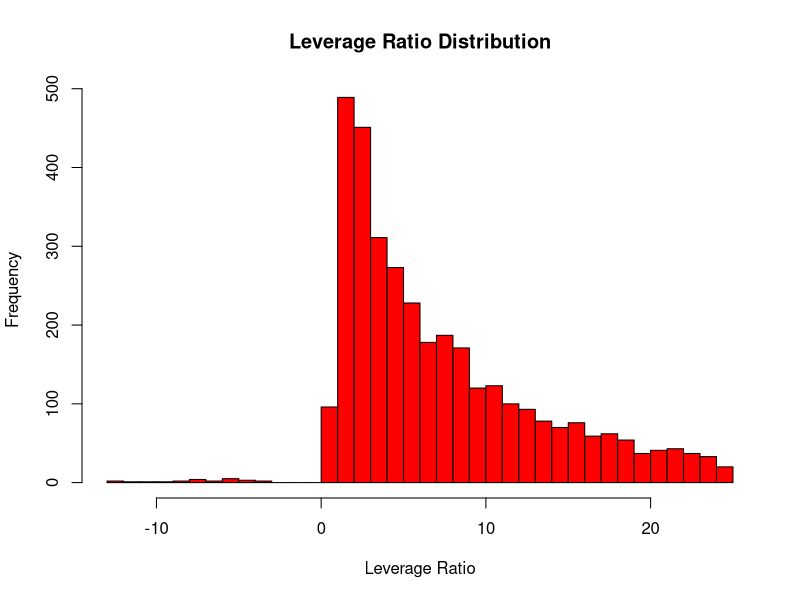
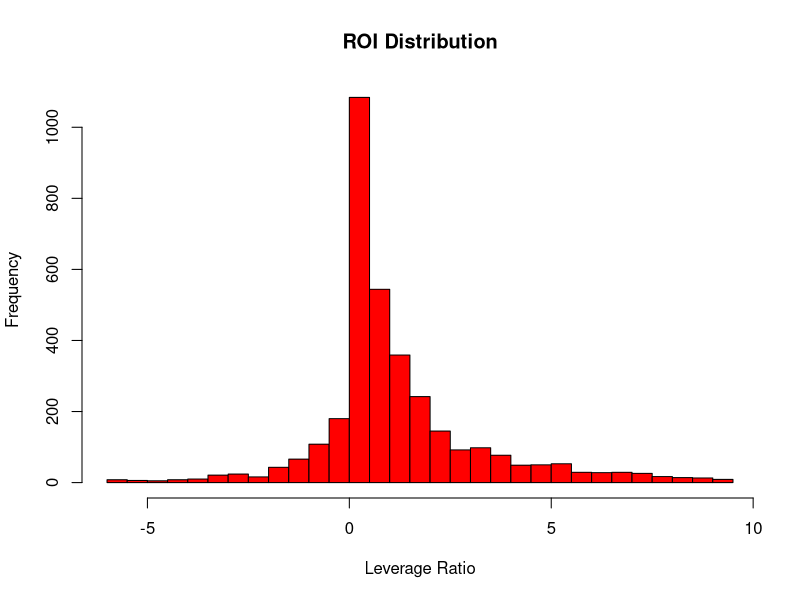
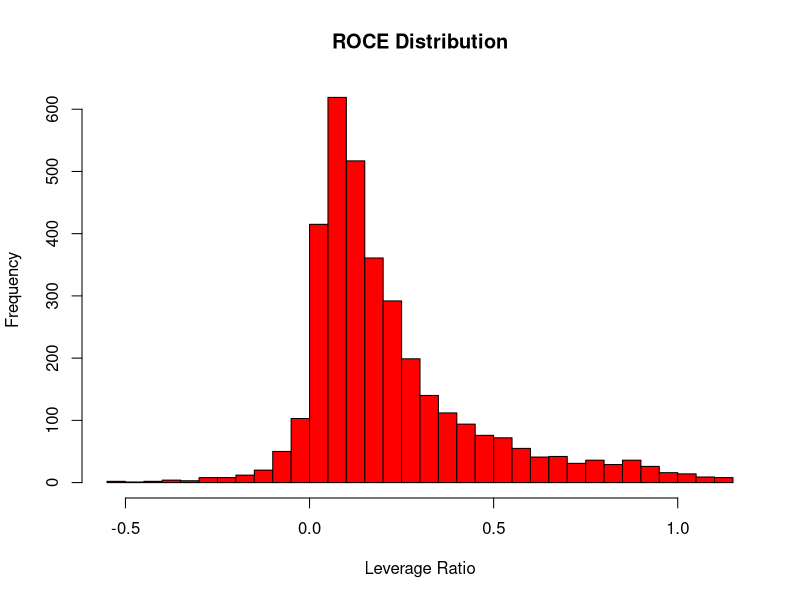
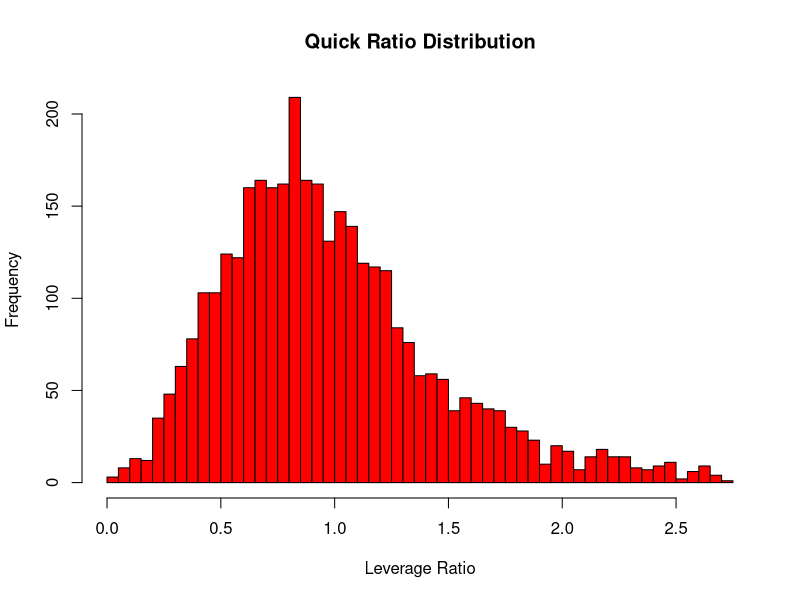
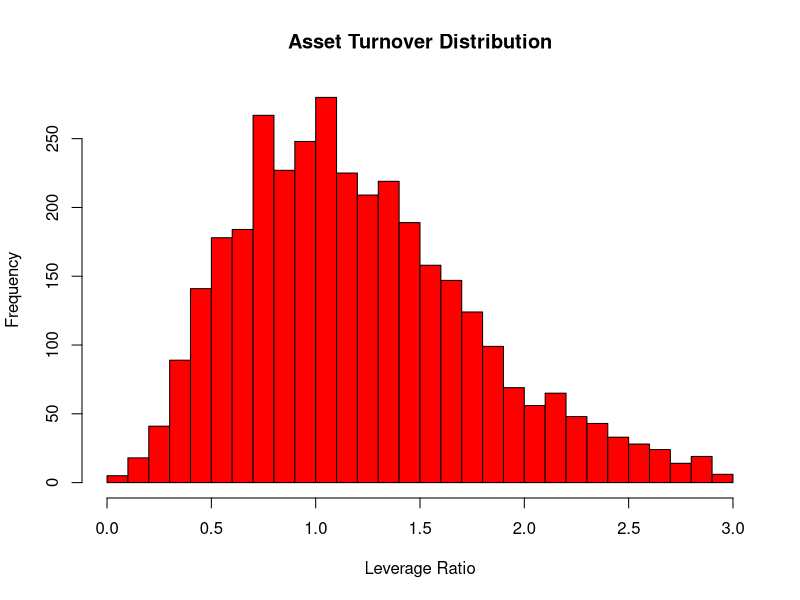
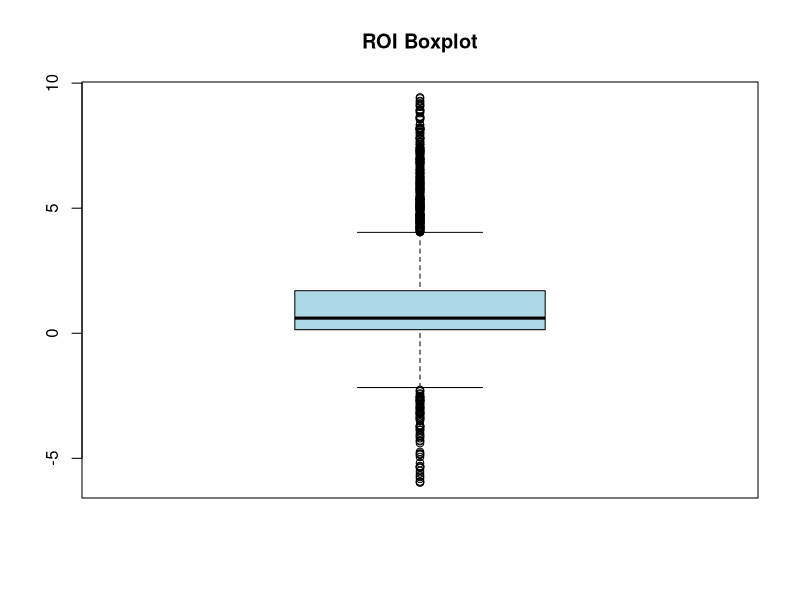
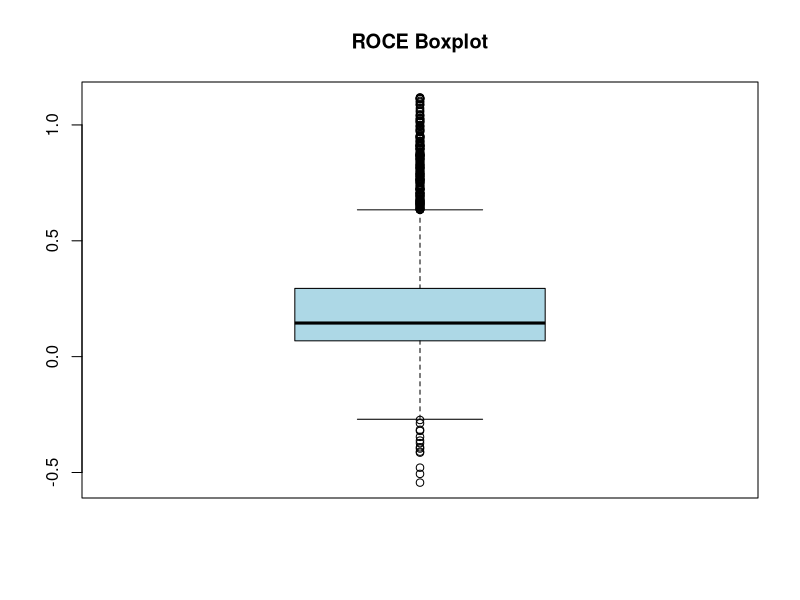
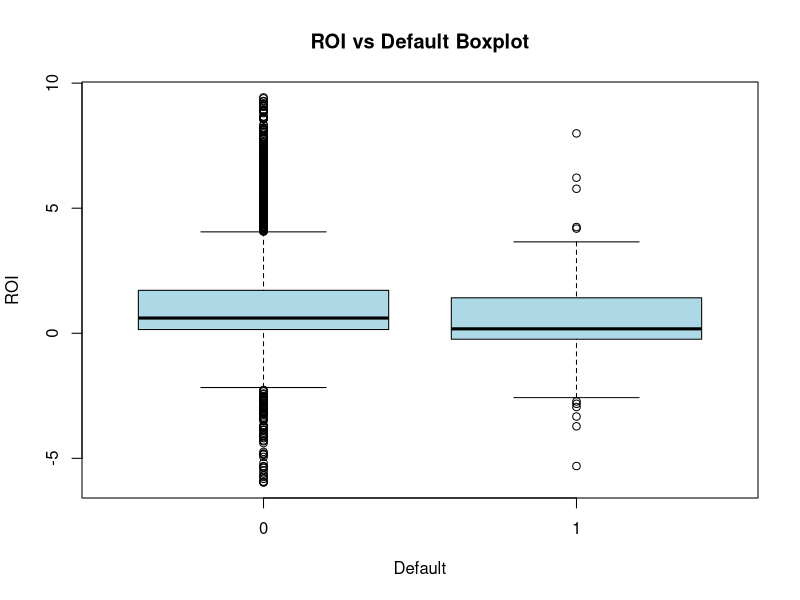

The R source for these figures, in order: (Note: this script raises an error after producing the figures.)
library(readr)
library(dplyr)
library(modelr)
library(caret)
library(formattable)
library(corrplot)
library(GGally)

ds = read_csv("companies_data.csv")

# Fix categorical variables
ds$Default    = as.factor(ds$Default)
ds$nace       = as.factor(ds$nace)
ds$nace_group = as.factor(ds$nace_group)


# print name of every column
names(ds)

# Plot of distributions
hist(ds$leverage_ratio, col='red', breaks=40, main='Leverage Ratio Distribution', xlab='Leverage Ratio')
hist(ds$ROI, col='red', breaks=40, main='ROI Distribution', xlab='Leverage Ratio')
hist(ds$ROCE, col='red', breaks=40, main='ROCE Distribution', xlab='Leverage Ratio')
hist(ds$quick_ratio, col='red', breaks=40, main='Quick Ratio Distribution', xlab='Leverage Ratio')
hist(ds$asset_turnover, col='red', breaks=40, main='Asset Turnover Distribution', xlab='Leverage Ratio')


# Boxplot
boxplot(ds$ROI, col='lightblue', main='ROI Boxplot')
boxplot(ds$ROCE, col='lightblue', main='ROCE Boxplot')

# Boxplot depending on Default
boxplot(ROI ~ Default, ds, col='lightblue', xlab='Default', main='ROI vs Default Boxplot')


# Scatter Plot
plot(ds)

plot(ds$total_asset_total_liab, ds$debt_ratio, col='lightgreen')
plot(ds$ROI, ds$ROE, col='red')
plot(ds$ROS, ds$ROCE, col='blue')


# Correlation Matrix
cmatrix = cor(ds %>% select(-c('Default','nace','nace_group')))
corrplot(cmatrix, method='circle')
corrplot(cmatrix, method='square')
corrplot(cmatrix, method='ellipse')
corrplot(cmatrix, method='shade')
# corrplot(cmatrix, type='upper', order='hclust', p.mat=p.mat, sig.level=0.01)

# Summary Statistics
summary(ds)


ds = ds %>% select(-c('nace', 'nace_group', 'Default'))

tmp <- do.call(data.frame, 
           list(mean = apply(ds, 2, mean),
                sd = apply(ds, 2, sd),
                median = apply(ds, 2, median),
                min = apply(ds, 2, min),
                max = apply(ds, 2, max),
                ))


# Fancy Stuff
widget_formattable = formattable(tmp, list(
    mean = color_tile('lightblue', 'white'),
    sd = color_tile('lightblue', 'white'),
    median = color_bar('red', na.rm = TRUE),
    min = color_tile('white', 'orange'),
    max = color_tile('white', 'orange')
    #area(col=c(intensity_1, intensity_2, intensity_3, intensity_4)) ~ normalize_bar("pink")
))
widget_formattable

ggparcoord(ds, columns = 1:11,  scale = 'globalminmax')
